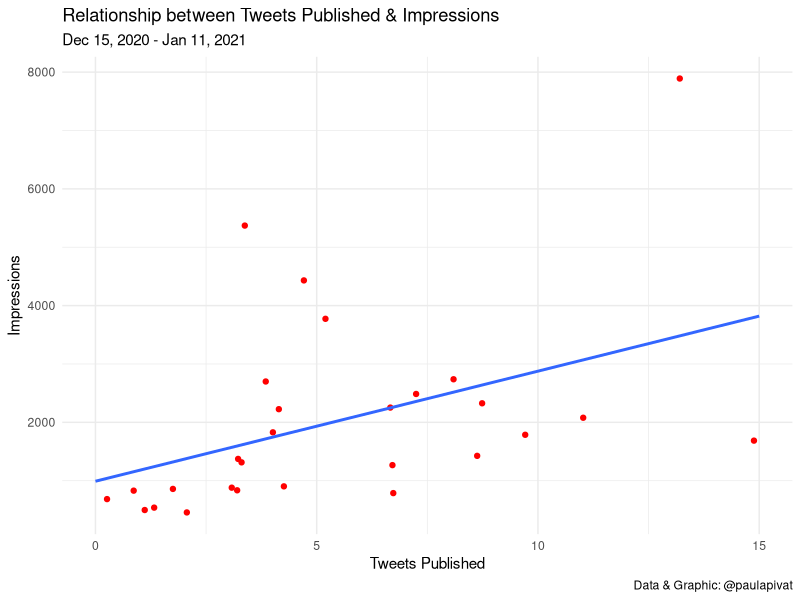
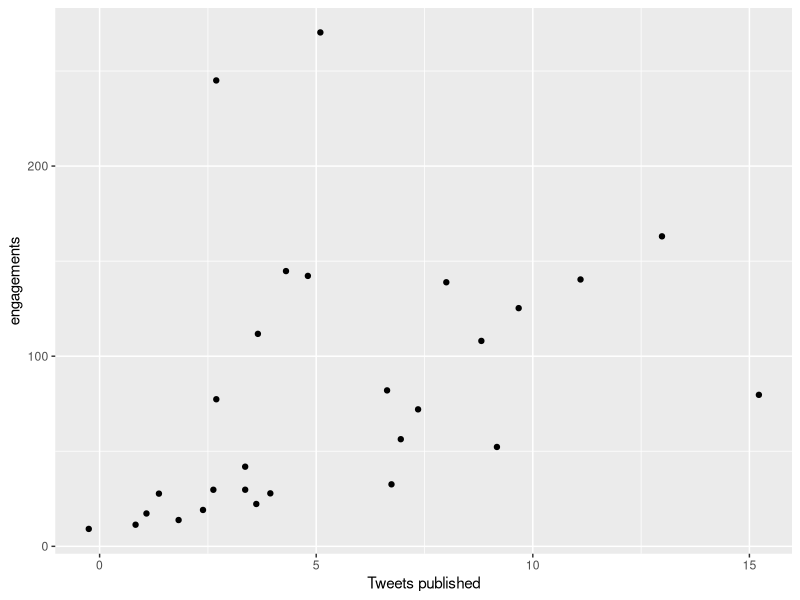
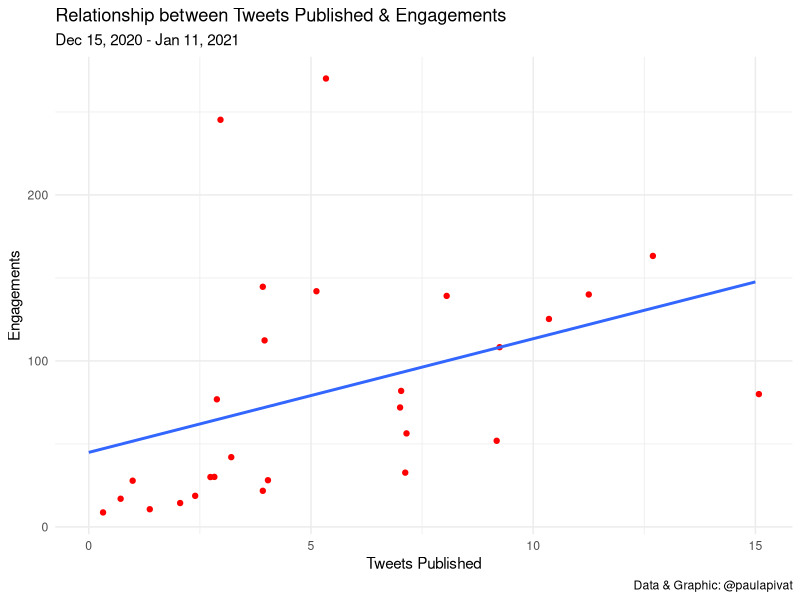
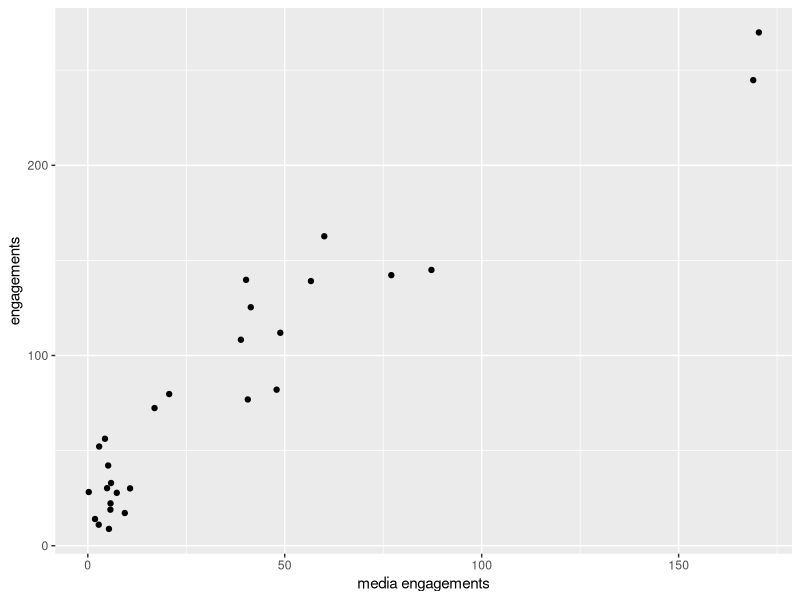
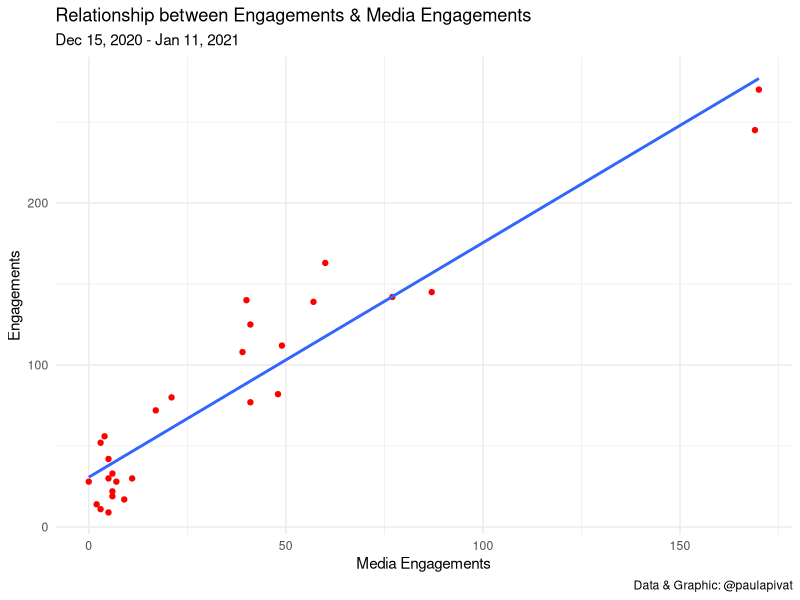
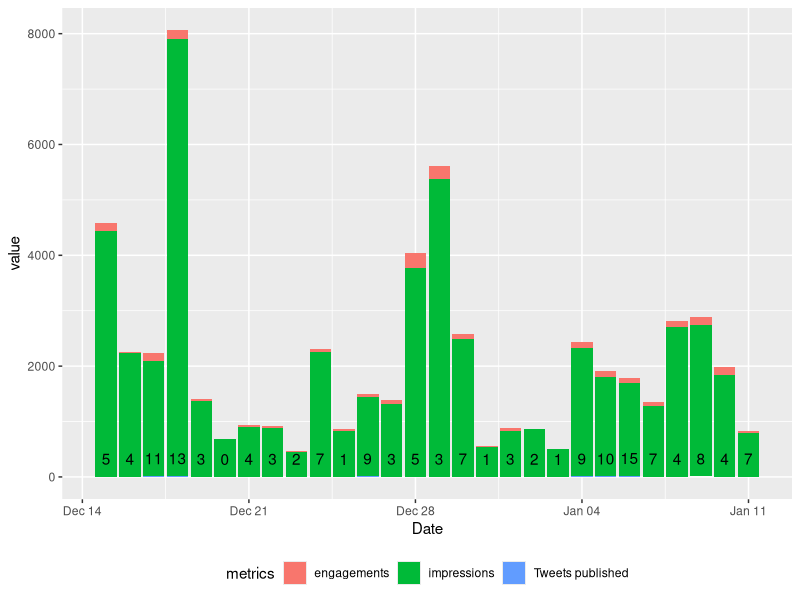

Write R code to recreate these figures, in order.
library(tidyverse)
library(lubridate)

# load data
df <- read_csv("daily_tweet_metrics_20201215_20210112_en.csv")

# relation published and impressions
df %>%
    ggplot(aes(x = `Tweets published`, y = impressions)) +
    geom_point(color = 'red', position = 'jitter') +
    geom_smooth(method = 'lm', se = FALSE) +
    theme_minimal() +
    labs(
        title = "Relationship between Tweets Published & Impressions",
        subtitle = "Dec 15, 2020 - Jan 11, 2021",
        y = "Impressions",
        x = "Tweets Published",
        caption = "Data & Graphic: @paulapivat"
    )

# relation published and engagement
df %>%
    ggplot(aes(x = `Tweets published`, y = engagements)) +
    geom_point(position = 'jitter')

df %>%
    ggplot(aes(x = `Tweets published`, y = engagements)) +
    geom_point(color = 'red', position = 'jitter') +
    geom_smooth(method = 'lm', se = FALSE) +
    theme_minimal() +
    labs(
        title = "Relationship between Tweets Published & Engagements",
        subtitle = "Dec 15, 2020 - Jan 11, 2021",
        y = "Engagements",
        x = "Tweets Published",
        caption = "Data & Graphic: @paulapivat"
    )

# relation engagement and media engagement
df %>%
    ggplot() +
    geom_point(aes(x = `media engagements`, y = engagements), position = 'jitter') 

df %>%
    ggplot(aes(x = `media engagements`, y = engagements)) +
    geom_point(color = 'red') +
    geom_smooth(method = 'lm', se = FALSE) +
    theme_minimal() +
    labs(
        title = "Relationship between Engagements & Media Engagements",
        subtitle = "Dec 15, 2020 - Jan 11, 2021",
        y = "Engagements",
        x = "Media Engagements",
        caption = "Data & Graphic: @paulapivat"
    )

# pivot_longer for published, impressions, engagement
df %>%
    select(1:4) %>%
    pivot_longer(cols = 2:4, names_to = 'metrics') %>%
    ggplot(aes(x = Date, y = value, fill = metrics)) +
    geom_bar(stat = 'identity', position = 'stack') +
    # geom_text represents Tweets published only
    geom_text(aes(label = ifelse(metrics=='Tweets published', value, '')), vjust = -1) +
    theme(legend.position = 'bottom')
    
